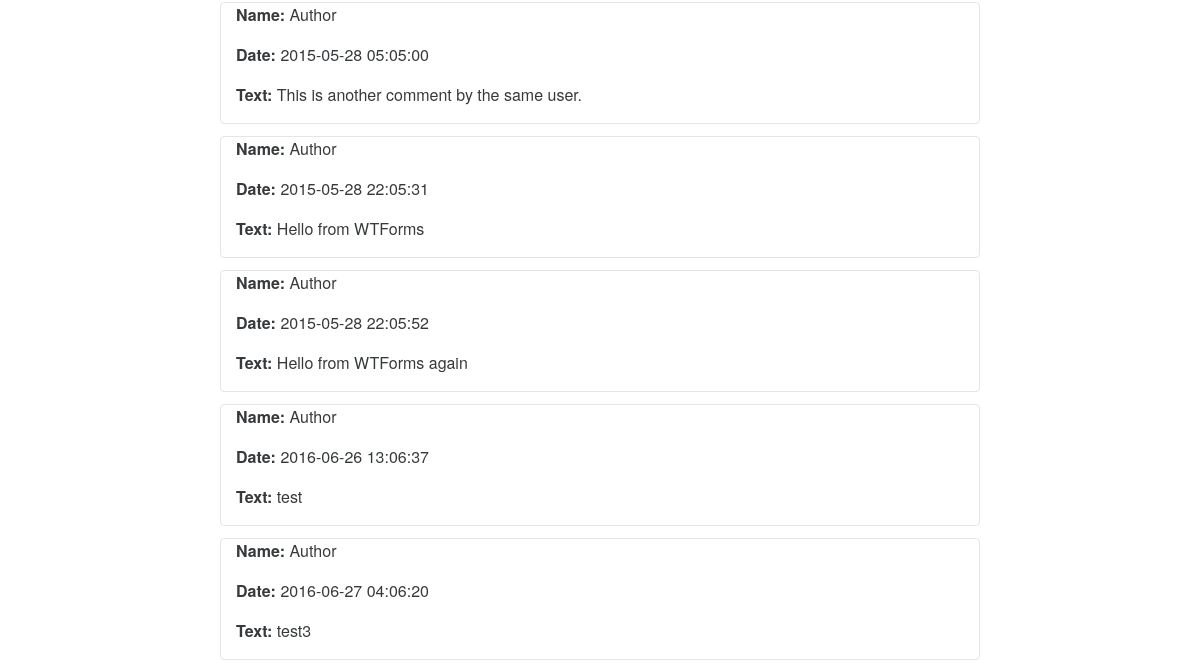
The app's page /blog/4 (lower part), older data.
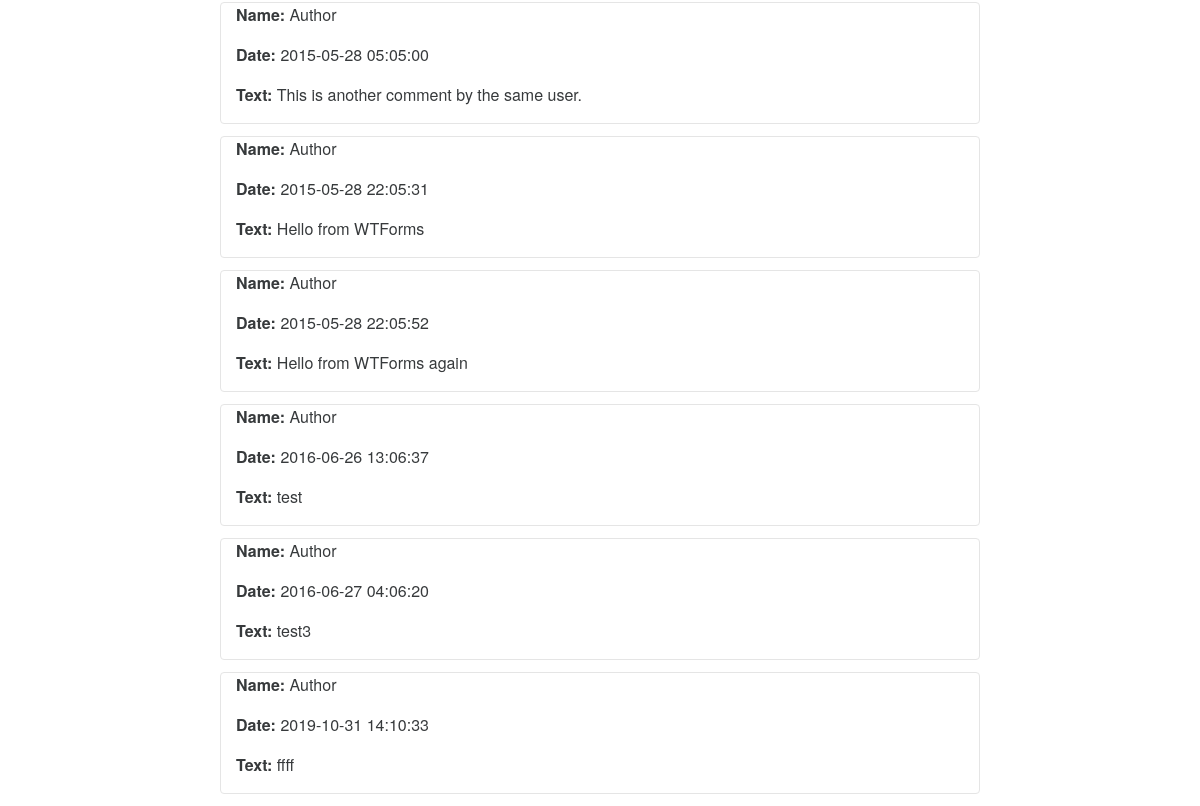
The same page, newer data.
### wfdb/models.py (models this page shows, shortened)
class Comment(db.Model):
    id = db.Column(db.Integer(), primary_key=True)
    text = db.Column(db.Text())
    date = db.Column(db.DateTime())
    post_id = db.Column(db.Integer(), db.ForeignKey('post.id'))
    user_id = db.Column(db.Integer(), db.ForeignKey('user.id'))

class User(db.Model,UserMixin):
    id = db.Column(db.Integer(), primary_key=True)
    username = db.Column(db.String(), unique=True)
    password = db.Column(db.String())
    active = db.Column(db.Boolean())
    posts = db.relationship('Post', backref='user', lazy='dynamic')
    comments = db.relationship('Comment', backref='user', lazy='dynamic')
    roles = db.relationship(
        'Role',
        secondary=roles,
        backref=db.backref('users', lazy='dynamic')
    )

### wfdb/controllers/blog.py (the view, shortened to what this page needs)
@blog_blueprint.route("/<int:post_id>", methods=["GET", "POST"])
def post(post_id):
    post = Post.query.get_or_404(post_id)
    form = CommentForm()
    return render_template("post.html", post=post, form=form)

### wfdb/templates/blog/post.html (shortened to what this page needs)
{% extends "base.html" %}
{% block body %}
    {% for comment in post.comments %}
        <div class="row">
            <div class="col-md-8 col-md-offset-2 card">
                <p><strong>Name: </strong>{{ comment.user.username }}</p>
                <p><strong>Date: </strong>{{ comment.date.strftime('%Y-%m-%d %H:%m:%S') }}</p>
                <p><strong>Text: </strong>{{ comment.text }}</p>
            </div>
        </div>
    {% endfor %}
{% endblock %}

Row changes from the older to the newer data that the page shows:
added Comment: user.username "Author", date "2019-10-31 14:10:33", text "ffff"
